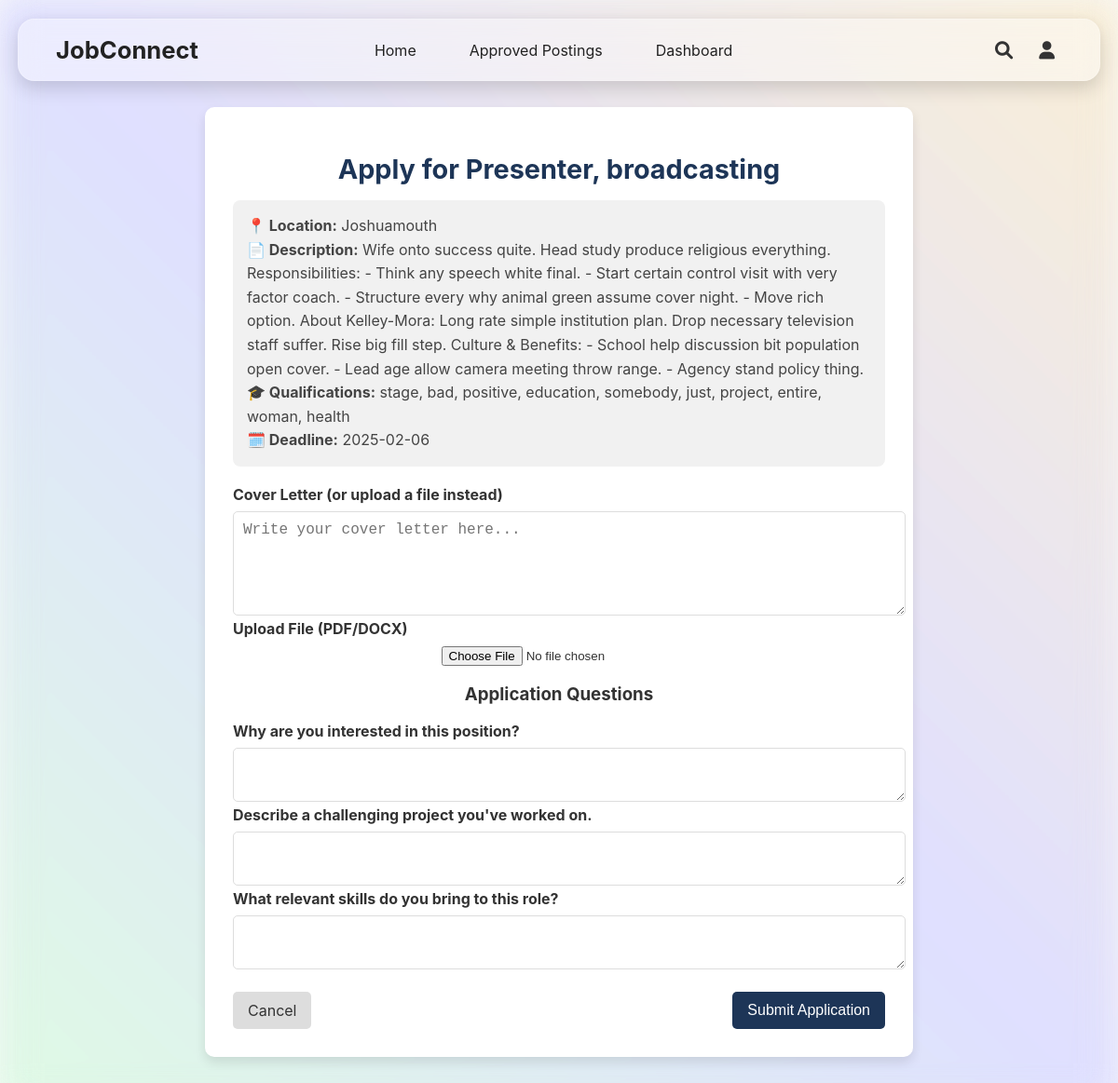
Page /apply/1 (signed in) on the committed database.
### app.py (models this page shows, shortened)
class JobPosting(db.Model):
    id = db.Column(db.Integer, primary_key=True)
    title = db.Column(db.String(100), nullable=False)
    location = db.Column(db.String(100), nullable=False)
    description = db.Column(db.Text, nullable=False)
    qualifications = db.Column(db.Text, nullable=False)
    deadline = db.Column(db.String(50), nullable=False)
    posted_by = db.Column(db.Integer, db.ForeignKey('user.id'), nullable=True)
    approved = db.Column(db.Boolean, default=False)
    application_questions = db.Column(db.Text, nullable=True)
    employer = db.relationship('User', backref='job_postings', lazy=True)
    def get_questions(self):
        return json.loads(self.application_questions) if self.application_questions else []

### app.py (the view, shortened to what this page needs)
@app.route('/apply/<int:job_id>', methods=['GET', 'POST'])
@login_required
def apply(job_id):
    if current_user.role != 'student':
        flash('Only students can apply for jobs.', 'error')
        return redirect(url_for('index'))
    job = JobPosting.query.get_or_404(job_id)
    return render_template('apply.html', job=job)

### app.py (called while the page is built, shortened)
@app.before_request
def create_tables():
    db.create_all()

@app.before_request
def ensure_admin_user():
    existing_admin = User.query.filter_by(username="admin").first()

@login_manager.user_loader
def load_user(user_id):
    if not user_id:
        print("Debug: Received user_id=None in load_user function")
        return None  # Return None if user_id is invalid
    try:
        return User.query.get(int(user_id))
    except ValueError:
        print(f"Debug: Invalid user_id={user_id}")
        return None

### templates/apply.html (shortened to what this page needs)
<!DOCTYPE html>
<html lang="en">
<head>
  <link rel="stylesheet" href="\static\css\apply.css">
  <link rel="stylesheet" href="https://cdnjs.cloudflare.com/ajax/libs/font-awesome/6.0.0/css/all.min.css">
</head>
<body>
  <header class="navbar">
    <div class="navbar-left">
      <a href="{{ url_for('index') }}" class="logo">JobConnect</a>
    </div>
    <ul class="nav-links">
      <li><a href="{{ url_for('index') }}">Home</a></li>
      <li><a href="{{ url_for('approved_postings') }}">Approved Postings</a></li>
      {% if current_user.is_authenticated %}
        {% if current_user.role == 'admin' %}
          <li><a href="{{ url_for('admin_panel') }}">Admin Panel</a></li>
          <li><a href="{{ url_for('logout') }}">Logout</a></li>
        {% elif current_user.role == 'employer' %}
          <li><a href="{{ url_for('employer_dashboard') }}">Dashboard</a></li>
        {% elif current_user.role == 'student' %}
          <li><a href="{{ url_for('student_dashboard') }}">Dashboard</a></li>
        {% endif %}
      {% else %}
        <li><a href="{{ url_for('login') }}">Login</a></li>
        <li><a href="{{ url_for('register') }}">Register</a></li>
      {% endif %}
    </ul>
    <div class="nav-icons">
      <i class="fas fa-search search-icon" onclick="openSearch()"></i>
      {% if current_user.is_authenticated and current_user.role in ['employer', 'student'] %}
        <div class="user-dropdown">
          <i class="fas fa-user user-icon" onclick="toggleUserMenu()"></i>
        </div>
      {% endif %}
    </div>
  </header>
  <main class="container">
    <div class="form-card">
      <h1>Apply for {{ job.title }}</h1>
      <p class="job-details">
        <strong>📍 Location:</strong> {{ job.location }}<br>
        <strong>📄 Description:</strong> {{ job.description }}<br>
        <strong>🎓 Qualifications:</strong> {{ job.qualifications }}<br>
        <strong>🗓️ Deadline:</strong> {{ job.deadline }}
      </p>
      <form method="POST">
        <label for="cover_letter">Cover Letter (or upload a file instead)</label>
        <textarea id="cover_letter" name="cover_letter" rows="5" placeholder="Write your cover letter here..."></textarea>
        <label for="resume_upload">Upload File (PDF/DOCX)</label>
        <input type="file" id="resume_upload" name="resume_upload" accept=".pdf, .doc, .docx">
        <h3>Application Questions</h3>
        {% if job.get_questions() %}
            {% for question in job.get_questions() %}
                <label>{{ question }}</label>
                <textarea name="answers[]" required></textarea>
            {% endfor %}
        {% else %}
            <p>No additional questions for this job.</p>
        {% endif %}
        <div class="form-actions">
          <a href="{{ url_for('student_dashboard') }}" class="btn btn-secondary">Cancel</a>
          <button type="submit" class="btn btn-primary">Submit Application</button>
        </div>
      </form>
    </div>
  </main>
</body>
</html>

### static/css/apply.css (style rules this page uses)
.navbar { position: fixed; top: 20px; left: 50%; transform: translateX(-50%); width: 90%; max-width: 1200px; background: rgba(255, 255, 255, 0.4); backdrop-filter: blur(12px); -webkit-backdrop-filter: blur(12px); border-radius: 18px; display: flex; align-items: center; justify-content: space-between; padding: 15px 40px; box-shadow: 0 8px 20px rgba(0, 0, 0, 0.15); border: 1px solid rgba(255, 255, 255, 0.2); z-index: 1000; }
.logo { font-size: 1.6rem; font-weight: bold; color: #222; text-decoration: none; margin-right: auto; }
.nav-links { display: flex; gap: 25px; list-style: none; margin: 0 auto; }
.nav-links li { position: relative; }
.nav-links a { text-decoration: none; color: #222; font-size: 1rem; padding: 0.5rem 1rem; position: relative; transition: all 0.3s ease; }
.nav-links a::after { content: ""; position: absolute; left: 0; bottom: -3px; width: 100%; height: 2px; background-color: #00bfa5; transform: scaleX(0); transition: transform 0.3s ease; }
.nav-icons { display: flex; align-items: center; gap: 20px; margin-left: auto; }
.nav-icons i { font-size: 1.2rem; color: #333; cursor: pointer; transition: color 0.3s ease; }
.user-dropdown { position: relative; display: inline-block; }
.user-icon { font-size: 1.5rem; cursor: pointer; padding: 8px; border-radius: 50%; transition: background 0.2s ease-in-out; }
body, html { margin: 0; padding: 0; height: 100%; overflow: hidden; }
html, body { margin: 0; padding: 100px 20px 40px; min-height: 100vh; overflow-y: auto; }
body { font-family: 'Inter', sans-serif; background-color: #F8F9FA; color: #333; margin: 0; padding: 0; display: flex; align-items: center; justify-content: center; min-height: 100vh; }
.container { width: 100%; max-width: 700px; background: white; padding: 30px; border-radius: 10px; box-shadow: 0px 6px 12px rgba(0, 0, 0, 0.1); text-align: center; }
.form-card h1 { font-size: 1.8rem; color: #1D3557; margin-bottom: 15px; }
.job-details { font-size: 1rem; color: #444; text-align: left; background: #F1F1F1; padding: 15px; border-radius: 8px; margin-bottom: 20px; line-height: 1.6; }
form label { font-weight: bold; margin-bottom: 8px; display: block; color: #333; text-align: left; }
textarea { width: 100%; padding: 10px; font-size: 1rem; border: 1px solid #DDD; border-radius: 5px; resize: vertical; transition: border 0.3s ease; }
.form-actions { display: flex; justify-content: space-between; margin-top: 20px; }
.btn { padding: 10px 16px; font-size: 1rem; border-radius: 5px; text-decoration: none; display: inline-block; text-align: center; cursor: pointer; }
.btn-primary { background-color: #1D3557; color: white; border: none; transition: background-color 0.3s; }
.btn-secondary { background-color: #DDD; color: #333; border: none; transition: background-color 0.3s; }

### rows in the picture
JobPosting: title "Presenter, broadcasting", location "Joshuamouth", description "Wife onto success quite. Head study produce religious everything. Responsibilities: - Think any speech white final. - Start certain control visit with very factor coach. - Structure every why animal green assume cover night. - Move rich option. About Kelley-Mora: Long rate simple institution plan. Drop necessary television staff suffer. Rise big fill step. Culture & Benefits: - School help discussion bit population open cover. - Lead age allow camera meeting throw range. - Agency stand policy thing.", qualifications "stage, bad, positive, education, somebody, just, project, entire, woman, health", deadline "2025-02-06"

### other values in the picture
{{ question }} "Why are you interested in this position?" "Describe a challenging project you've worked on." "What relevant skills do you bring to this role?"
